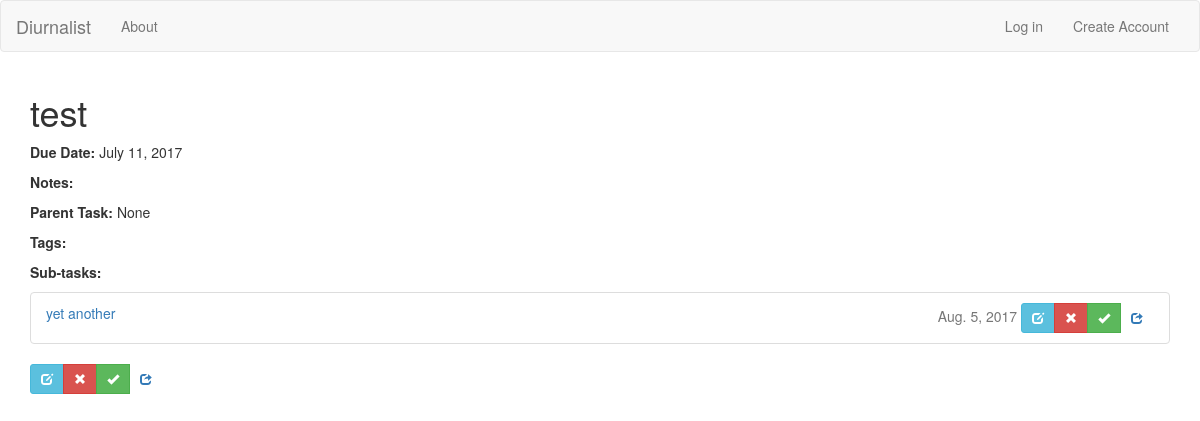
Page /tasks/task/4 on the committed database.
### tasks/models.py (models this page shows, shortened)
class Task(models.Model):
    HIGH_PRIORITY = 'H'
    MEDIUM_PRIORITY = 'M'
    LOW_PRIORITY = 'L'
    PRIORITY_LEVELS = (
        (HIGH_PRIORITY, 'High Priority'),
        (MEDIUM_PRIORITY, 'Medium Priority'),
        (LOW_PRIORITY, 'Low Priority'),
    )
    title = models.CharField(max_length=200, help_text="Enter a task name")
    due_date = models.DateField(help_text="Enter a due date")
    position = models.PositiveIntegerField()
    priority = models.CharField(max_length=1, choices=PRIORITY_LEVELS, default=MEDIUM_PRIORITY,
                                help_text="Enter a priority level")
    created_by = models.ForeignKey(settings.AUTH_USER_MODEL)
    created_at = models.DateTimeField(auto_now_add=True)
    updated_at = models.DateTimeField(auto_now=True)
    done = models.BooleanField(default=False)
    notes = models.TextField(null=True, blank=True, help_text="Enter task notes")
    context_tags = models.ManyToManyField('ContextTag', null=True, blank=True)
    parent_task = models.ForeignKey("self", null=True, blank=True)
    done_at = models.DateTimeField(null=True, blank=True)
    class Meta:
        ordering = ["priority", "parent_task__id", "position"]
    def get_subtasks(self):
        if not self.parent_task:
            return Task.objects.all().filter(parent_task=self)
        return None
    def get_absolute_url(self):
        return reverse('task-detail', args=[str(self.id)])

### tasks/views.py (the view)
# urls.py: url(r'^task/(?P<pk>\d+)$', views.TaskDetailView.as_view(), name='task-detail'),
class TaskDetailView(generic.DetailView, LoginRequiredMixin, UserOwnershipMixin):
    model = Task

### tasks/templates/tasks/task_detail.html (shortened to what this page needs)
{% extends "base.html" %}
{% block content %}
    <div class="container">
        <h1>{{ task.title }}</h1>
        <p><strong>Due Date:</strong> {{ task.due_date }}</p>
        <p><strong>Notes:</strong> {{ task.notes }}</p>
        <p><strong>Parent Task:</strong>
            {% if task.parent_task %}
                <a href="{{ task.parent_task.get_absolute_url }}">{{ task.parent_task }}</a>
            {% else %}
                {{ task.parent_task }}
            {% endif %}
        </p>
        <p><strong>Tags:</strong>
        </p>
        <p><strong>Sub-tasks:</strong>
        {% if task.get_subtasks %}
            <ol class="list-group">
                {% for subtask in task.get_subtasks %}
                    <li class="list-group-item clearfix">
                        {% include "tasks/task_item.html" with task=subtask %}
                    </li>
                {% endfor %}
            </ol>
        {% endif %}
        {% include "tasks/task_action_buttons.html" with task=task %}
    </div>
{% endblock %}

### templates/base.html (shortened to what this page needs)
<!DOCTYPE html>
<html lang="en">
<head>
    <link rel="stylesheet" href="https://maxcdn.bootstrapcdn.com/bootstrap/3.3.7/css/bootstrap.min.css">
    {% load static %}
    <link rel="stylesheet" href="{% static 'css/main.css' %}" />
</head>
<body>
  {% block navbar %}
      <nav class="navbar navbar-default">
        <div class="container-fluid">
        <div class="navbar-header">
          <a class="navbar-brand" href="{% url 'main' %}">Diurnalist</a>
        </div>
        <div class="collapse navbar-collapse" id="bs-example-navbar-collapse-1">
          <ul class="nav navbar-nav">
            <li class="{% if active_item == 'about' %}active{% endif %}"><a href="{% url 'about' %}">About</a></li>
          </ul>
          <ul class="nav navbar-nav navbar-right">
              {% if user.is_authenticated %}
                  <li class="{% if active_item == 'tasks_completed' %}active{% endif %}"><a href="{% url 'tasks_completed' %}">Completed Tasks</a></li>
                  <li><p class="navbar-text">Signed in as <a href="{% url 'profile_main_page' %}" class="navbar-link">{{ user.username }}</a></p></li>
                  <li><a href="{% url 'logout' %}">Log out</a></li>
              {% else %}
                  <li><a href="{% url 'login' %}">Log in</a></li>
                  <li><a href="{% url 'registration_register' %}">Create Account</a></li>
              {% endif %}
          </ul>
        </div>
        </div>
      </nav>
  {% endblock %}
  {% block content %}{% endblock %}
</body>
</html>

### tasks/templates/tasks/task_item.html (shortened to what this page needs)
<a href="{{ task.get_absolute_url }}">
    {% if task.done %}
        <s>{{ task.title }}</s>
    {% else %}
        {{ task.title }}
    {% endif %}
</a>
<span class="pull-right">
    <span class="text-muted">{{ task.due_date }}</span>
    {% include "tasks/task_action_buttons.html" with task=task %}
</span>

### tasks/templates/tasks/task_action_buttons.html (shortened to what this page needs)
<div class="btn-group" role="group">
    <a href="{% url "task_update" task.id %}" class="btn btn-sm btn-info">
        <span class="glyphicon glyphicon-edit"></span>
    </a>
    <a href="{% url "task_delete" task.id %}" class="btn btn-sm btn-danger delete-btn">
        <span class="glyphicon glyphicon-remove"></span>
    </a>
    <a href="{% url "task_done" task.id %}" class="btn btn-sm btn-success done-btn">
        <span class="glyphicon glyphicon-ok"></span>
    </a>
    <a type="button" class="btn btn-sm" data-toggle="modal" data-target="#share-task-modal"
            data-task-id="{{ task.id }}">
        <span class="glyphicon glyphicon-share"></span>
    </a>
</div>

### rows in the picture
Task: title "test", due_date "July 11, 2017", parent_task "None"
Task: title "yet another", due_date "Aug. 5, 2017"
